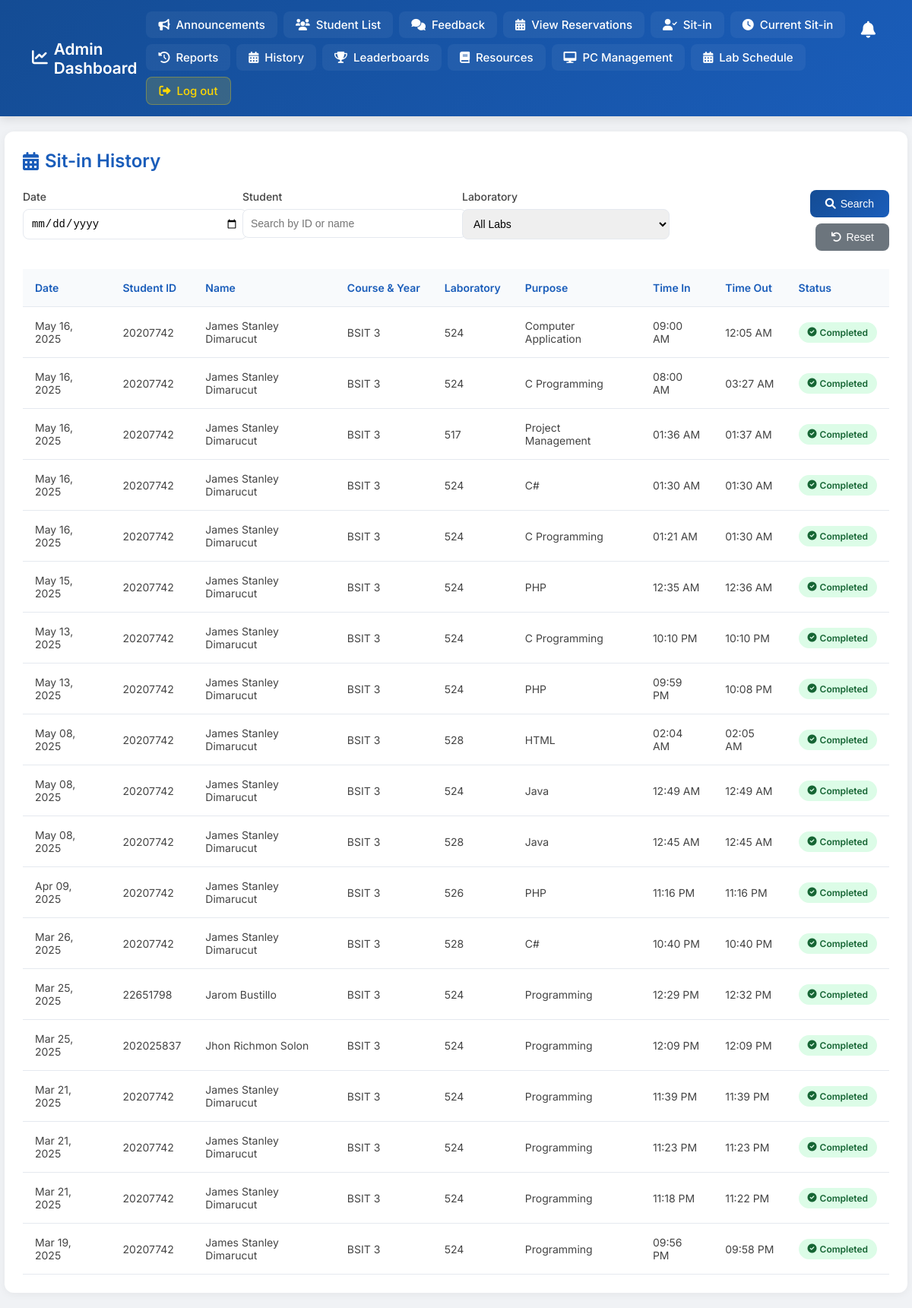
/sitin_history.php (signed in), run on the app's committed database.
### tables this page shows
CREATE TABLE `sit_in_records` (
  `id` int(11) NOT NULL,
  `student_id` varchar(50) NOT NULL,
  `status` enum('present','absent') NOT NULL DEFAULT 'absent',
  `date` date NOT NULL,
  `purpose` varchar(100) DEFAULT NULL,
  `lab` varchar(10) DEFAULT NULL,
  `time_in` time DEFAULT curtime(),
  `time_out` time DEFAULT NULL
);

CREATE TABLE `register` (
  `IDNO` int(20) NOT NULL,
  `LASTNAME` varchar(255) NOT NULL,
  `FIRSTNAME` varchar(255) NOT NULL,
  `MIDNAME` varchar(255) NOT NULL,
  `COURSE` varchar(255) NOT NULL,
  `YEARLEVEL` int(11) NOT NULL,
  `USERNAME` varchar(255) NOT NULL,
  `PASSWORD` varchar(255) NOT NULL,
  `PROFILE_IMG` varchar(255) DEFAULT NULL,
  `remaining_sessions` int(11) DEFAULT 30,
  `points` int(11) DEFAULT 0
);

### sitin_history.php (the view, shortened to what this page needs)
<?php
include("db.php");
$date_filter = isset($_GET['date']) ? $_GET['date'] : '';
$student_filter = isset($_GET['student']) ? $_GET['student'] : '';
$query = "SELECT
    s.*,
    CONCAT(r.FIRSTNAME, ' ', r.LASTNAME) as student_name,
    r.COURSE,
    r.YEARLEVEL
FROM sit_in_records s
JOIN register r ON s.student_id = r.IDNO
WHERE 1=1";
$query .= " ORDER BY s.date DESC, s.time_in DESC";
$stmt = mysqli_prepare($con, $query);
mysqli_stmt_execute($stmt);
$result = mysqli_stmt_get_result($stmt);
?>
<!DOCTYPE html>
<html lang="en">
<head>
    <link rel="stylesheet" href="https://cdnjs.cloudflare.com/ajax/libs/font-awesome/6.0.0/css/all.min.css">
</head>
<body>
    <div class="navbar">
        <a href="admin_dashboard.php" class="navbar-brand">
            <i class="fas fa-chart-line"></i>
            Admin Dashboard
        </a>
        <div class="notification-bell" onclick="toggleAdminNotifDropdown()">
            <i class="fas fa-bell"></i>
        </div>
        <div class="nav-menu">
            <a href="announcement.php" class="nav-link"><i class="fas fa-bullhorn"></i> Announcements</a>
            <a href="student_list.php" class="nav-link"><i class="fas fa-users"></i> Student List</a>
            <a href="view_feedback.php" class="nav-link"><i class="fas fa-comments"></i> Feedback</a>
            <a href="view_reservations.php" class="nav-link"><i class="fas fa-calendar-alt"></i> View Reservations</a>
            <a href="students.php" class="nav-link"><i class="fas fa-user-check"></i> Sit-in</a>
            <a href="sitin_view.php" class="nav-link"><i class="fas fa-clock"></i> Current Sit-in</a>
            <a href="session_history.php" class="nav-link"><i class="fas fa-history"></i> Reports</a>
            <a href="sitin_history.php" class="nav-link"><i class="fas fa-calendar-alt"></i> History</a>
            <a href="leaderboards.php" class="nav-link"><i class="fas fa-trophy"></i> Leaderboards</a>
            <a href="resources.php" class="nav-link"><i class="fas fa-book"></i> Resources</a>
            <a href="PC_management.php" class="nav-link"><i class="fas fa-desktop"></i> PC Management</a>
            <a href="lab_schedule.php" class="nav-link"><i class="fas fa-calendar-alt"></i> Lab Schedule</a>
            <a href="login.php" class="nav-link logout"><i class="fas fa-sign-out-alt"></i> Log out</a>
        </div>
    </div>
    <div class="main-container">
        <div class="container">
            <div class="page-header">
                <h2><i class="fas fa-calendar-alt"></i> Sit-in History</h2>
            </div>
            <div class="filter-container">
                <form method="GET" class="filter-form">
                    <div class="filter-group">
                        <label class="filter-label" for="date-filter">Date</label>
                        <input type="date" id="date-filter" name="date" class="form-control" value="<?php echo $date_filter; ?>">
                    </div>
                    <div class="filter-group">
                        <label class="filter-label" for="student-filter">Student</label>
                        <input type="text" id="student-filter" name="student" class="form-control" placeholder="Search by ID or name" value="<?php echo $student_filter; ?>">
                    </div>
                    <div class="filter-group">
                        <label class="filter-label" for="lab-filter">Laboratory</label>
                        <select id="lab-filter" name="lab" class="form-control">
                            <option value="">All Labs</option>
                        </select>
                    </div>
                    <div class="filter-group button-group">
                        <button type="submit" class="btn btn-search">
                            <i class="fas fa-search"></i> Search
                        </button>
                        <button type="button" class="btn btn-reset" onclick="location.href='sitin_history.php'">
                            <i class="fas fa-undo"></i> Reset
                        </button>
                    </div>
                </form>
            </div>
            <div class="table-responsive">
                <table>
                    <thead>
                        <tr>
                            <th>Date</th>
                            <th>Student ID</th>
                            <th>Name</th>
                            <th>Course & Year</th>
                            <th>Laboratory</th>
                            <th>Purpose</th>
                            <th>Time In</th>
                            <th>Time Out</th>
                            <th>Status</th>
                        </tr>
                    </thead>
                    <tbody>
                        <?php if (mysqli_num_rows($result) > 0): ?>
                            <?php while ($row = mysqli_fetch_assoc($result)): ?>
                                <tr>
                                    <td><?php echo date('M d, Y', strtotime($row['date'])); ?></td>
                                    <td><?php echo htmlspecialchars($row['student_id']); ?></td>
                                    <td><?php echo htmlspecialchars($row['student_name']); ?></td>
                                    <td><?php echo htmlspecialchars($row['COURSE'] . ' ' . $row['YEARLEVEL']); ?></td>
                                    <td><?php echo htmlspecialchars($row['lab']); ?></td>
                                    <td><?php echo htmlspecialchars($row['purpose']); ?></td>
                                    <td><?php echo date('h:i A', strtotime($row['time_in'])); ?></td>
                                    <td><?php echo $row['time_out'] ? date('h:i A', strtotime($row['time_out'])) : 'Ongoing'; ?></td>
                                    <td>
                                        <span class="status-badge <?php echo $row['time_out'] ? 'status-present' : 'status-absent'; ?>">
                                            <i class="fas <?php echo $row['time_out'] ? 'fa-check-circle' : 'fa-clock'; ?>"></i>
                                            <?php echo $row['time_out'] ? 'Completed' : 'Active'; ?>
                                        </span>
                                    </td>
                                </tr>
                            <?php endwhile; ?>
                        <?php endif; ?>
                    </tbody>
                </table>
            </div>
        </div>
    </div>
</body>
</html>

### sitin_history.php (style rules this page uses)
body { font-family: 'Inter', Arial, sans-serif; margin: 0; padding: 0; background-color: #f0f2f5; }
.navbar { background: linear-gradient(135deg, #144c94 0%, #1a5dba 100%); padding: 15px 30px; display: flex; justify-content: space-between; align-items: center; box-shadow: 0 4px 12px rgba(0,0,0,0.1); position: sticky; top: 0; z-index: 1000; }
.navbar-brand { color: white; text-decoration: none; font-size: 1.3rem; font-weight: 600; display: flex; align-items: center; gap: 8px; padding: 8px 12px; border-radius: 8px; transition: all 0.3s ease; }
.nav-menu { display: flex; align-items: center; gap: 8px; flex-wrap: wrap; }
.nav-link { color: white; text-decoration: none; font-size: 15px; font-weight: 500; transition: all 0.3s ease; padding: 8px 16px; border-radius: 8px; display: flex; align-items: center; gap: 8px; background: rgba(255,255,255,0.05); }
.nav-link.logout { background: rgba(255,217,0,0.15); color: #ffd700; border: 1px solid rgba(255,217,0,0.3); }
.container { width: 95%; max-width: 1400px; margin: 20px auto; background: white; padding: 24px; border-radius: 12px; box-shadow: 0 2px 12px rgba(0,0,0,0.05); }
.page-header { display: flex; justify-content: space-between; align-items: center; margin-bottom: 24px; }
.page-header h2 { color: #1a5dba; font-size: 24px; margin: 0; font-weight: 600; display: flex; align-items: center; gap: 8px; }
.filter-container { margin-bottom: 24px; }
.filter-form { display: grid; grid-template-columns: repeat(auto-fit, minmax(200px, 1fr)); gap: 16px; }
.filter-group { display: flex; flex-direction: column; gap: 8px; }
.filter-label { font-size: 14px; font-weight: 500; color: #444; }
.form-control { padding: 10px; border: 1px solid #e5e9ef; border-radius: 8px; font-size: 14px; width: 100%; transition: all 0.3s ease; }
.button-group { display: flex; gap: 8px; align-items: flex-end; }
.btn { padding: 10px 20px; border: none; border-radius: 8px; font-size: 14px; font-weight: 500; cursor: pointer; transition: all 0.3s ease; display: flex; align-items: center; gap: 6px; }
.btn-search { background: linear-gradient(135deg, #144c94 0%, #1a5dba 100%); color: white; }
.btn-reset { background-color: #6c757d; color: white; }
table { width: 100%; border-collapse: collapse; margin-top: 16px; }
th, td { padding: 16px; text-align: left; border-bottom: 1px solid #e5e9ef; font-size: 14px; }
th { background-color: #f8fafc; color: #1a5dba; font-weight: 600; white-space: nowrap; }
td { color: #444; }
.status-badge { padding: 6px 12px; border-radius: 20px; font-size: 12px; font-weight: 600; display: inline-flex; align-items: center; gap: 4px; }
.status-present { background-color: #dcfce7; color: #166534; }
.notification-bell { position: absolute; top: 18px; right: 40px; display: inline-block; cursor: pointer; font-size: 22px; color: #fff; transition: color 0.2s; padding: 8px; border-radius: 8px; z-index: 1100; }

### data on the page
sit_in_records: date "May 16, 2025", student "20207742", student_name "James Stanley Dimarucut", register.COURSE+YEARLEVEL "BSIT 3", lab "524", purpose "Computer Application", time_in "09:00 AM", time_out "12:05 AM", shows "Completed"
sit_in_records: date "May 16, 2025", student "20207742", student_name "James Stanley Dimarucut", register.COURSE+YEARLEVEL "BSIT 3", lab "524", purpose "C Programming", time_in "08:00 AM", time_out "03:27 AM", shows "Completed"
sit_in_records: date "May 16, 2025", student "20207742", student_name "James Stanley Dimarucut", register.COURSE+YEARLEVEL "BSIT 3", lab "517", purpose "Project Management", time_in "01:36 AM", time_out "01:37 AM", shows "Completed"
sit_in_records: date "May 16, 2025", student "20207742", student_name "James Stanley Dimarucut", register.COURSE+YEARLEVEL "BSIT 3", lab "524", purpose "C#", time_in "01:30 AM", time_out "01:30 AM", shows "Completed"
sit_in_records: date "May 16, 2025", student "20207742", student_name "James Stanley Dimarucut", register.COURSE+YEARLEVEL "BSIT 3", lab "524", purpose "C Programming", time_in "01:21 AM", time_out "01:30 AM", shows "Completed"
sit_in_records: date "May 15, 2025", student "20207742", student_name "James Stanley Dimarucut", register.COURSE+YEARLEVEL "BSIT 3", lab "524", purpose "PHP", time_in "12:35 AM", time_out "12:36 AM", shows "Completed"
sit_in_records: date "May 13, 2025", student "20207742", student_name "James Stanley Dimarucut", register.COURSE+YEARLEVEL "BSIT 3", lab "524", purpose "C Programming", time_in "10:10 PM", time_out "10:10 PM", shows "Completed"
sit_in_records: date "May 13, 2025", student "20207742", student_name "James Stanley Dimarucut", register.COURSE+YEARLEVEL "BSIT 3", lab "524", purpose "PHP", time_in "09:59 PM", time_out "10:08 PM", shows "Completed"
sit_in_records: date "May 08, 2025", student "20207742", student_name "James Stanley Dimarucut", register.COURSE+YEARLEVEL "BSIT 3", lab "528", purpose "HTML", time_in "02:04 AM", time_out "02:05 AM", shows "Completed"
sit_in_records: date "May 08, 2025", student "20207742", student_name "James Stanley Dimarucut", register.COURSE+YEARLEVEL "BSIT 3", lab "524", purpose "Java", time_in "12:49 AM", time_out "12:49 AM", shows "Completed"
sit_in_records: date "May 08, 2025", student "20207742", student_name "James Stanley Dimarucut", register.COURSE+YEARLEVEL "BSIT 3", lab "528", purpose "Java", time_in "12:45 AM", time_out "12:45 AM", shows "Completed"
sit_in_records: date "Apr 09, 2025", student "20207742", student_name "James Stanley Dimarucut", register.COURSE+YEARLEVEL "BSIT 3", lab "526", purpose "PHP", time_in "11:16 PM", time_out "11:16 PM", shows "Completed"
sit_in_records: date "Mar 26, 2025", student "20207742", student_name "James Stanley Dimarucut", register.COURSE+YEARLEVEL "BSIT 3", lab "528", purpose "C#", time_in "10:40 PM", time_out "10:40 PM", shows "Completed"
sit_in_records: date "Mar 25, 2025", student "22651798", student_name "Jarom Bustillo", register.COURSE+YEARLEVEL "BSIT 3", lab "524", purpose "Programming", time_in "12:29 PM", time_out "12:32 PM", shows "Completed"
sit_in_records: date "Mar 25, 2025", student "202025837", student_name "Jhon Richmon Solon", register.COURSE+YEARLEVEL "BSIT 3", lab "524", purpose "Programming", time_in "12:09 PM", time_out "12:09 PM", shows "Completed"
sit_in_records: date "Mar 21, 2025", student "20207742", student_name "James Stanley Dimarucut", register.COURSE+YEARLEVEL "BSIT 3", lab "524", purpose "Programming", time_in "11:39 PM", time_out "11:39 PM", shows "Completed"
sit_in_records: date "Mar 21, 2025", student "20207742", student_name "James Stanley Dimarucut", register.COURSE+YEARLEVEL "BSIT 3", lab "524", purpose "Programming", time_in "11:23 PM", time_out "11:23 PM", shows "Completed"
sit_in_records: date "Mar 21, 2025", student "20207742", student_name "James Stanley Dimarucut", register.COURSE+YEARLEVEL "BSIT 3", lab "524", purpose "Programming", time_in "11:18 PM", time_out "11:22 PM", shows "Completed"
sit_in_records: date "Mar 19, 2025", student "20207742", student_name "James Stanley Dimarucut", register.COURSE+YEARLEVEL "BSIT 3", lab "524", purpose "Programming", time_in "09:56 PM", time_out "09:58 PM", shows "Completed"
